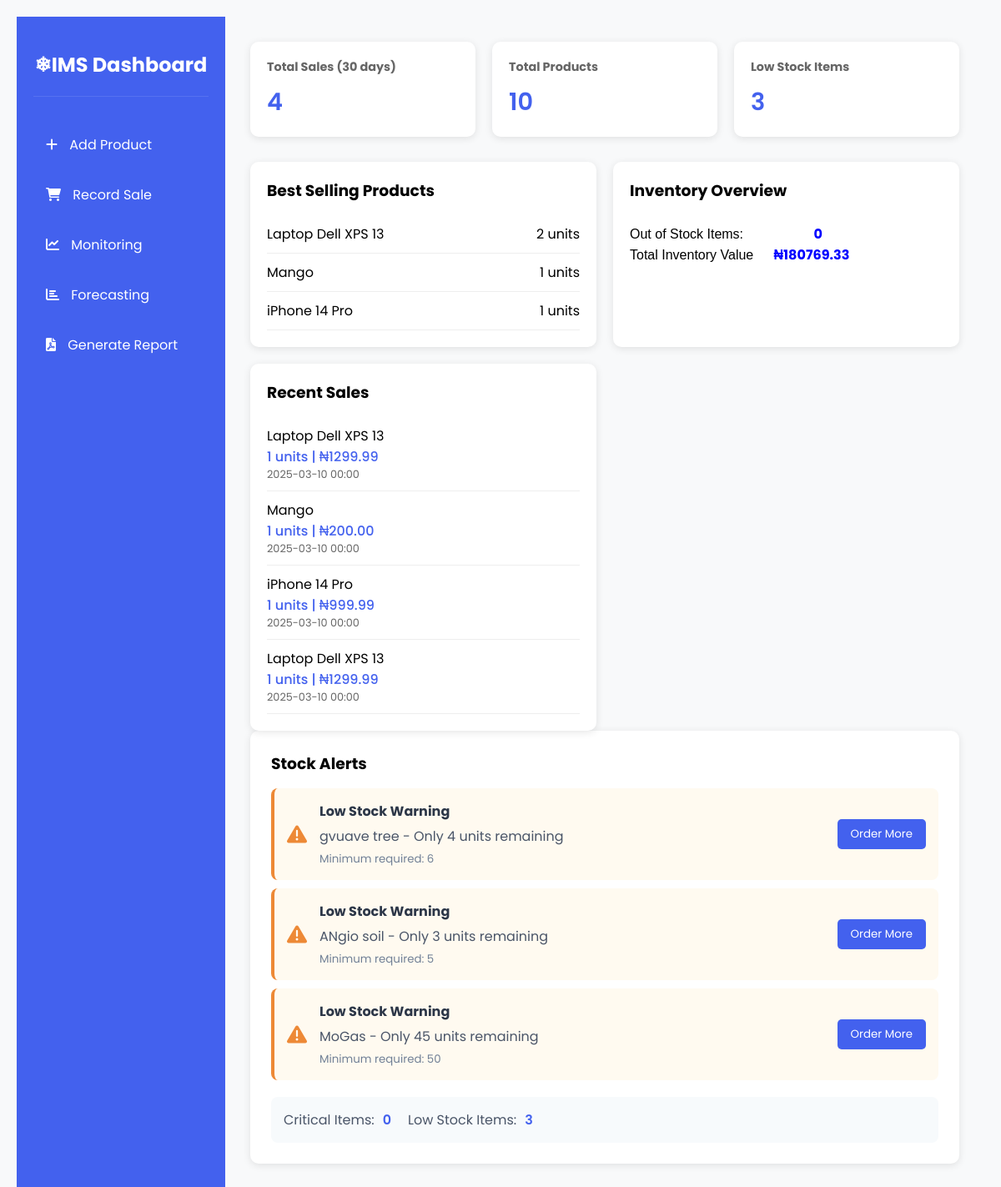
Page /dashboard on the earlier database version.
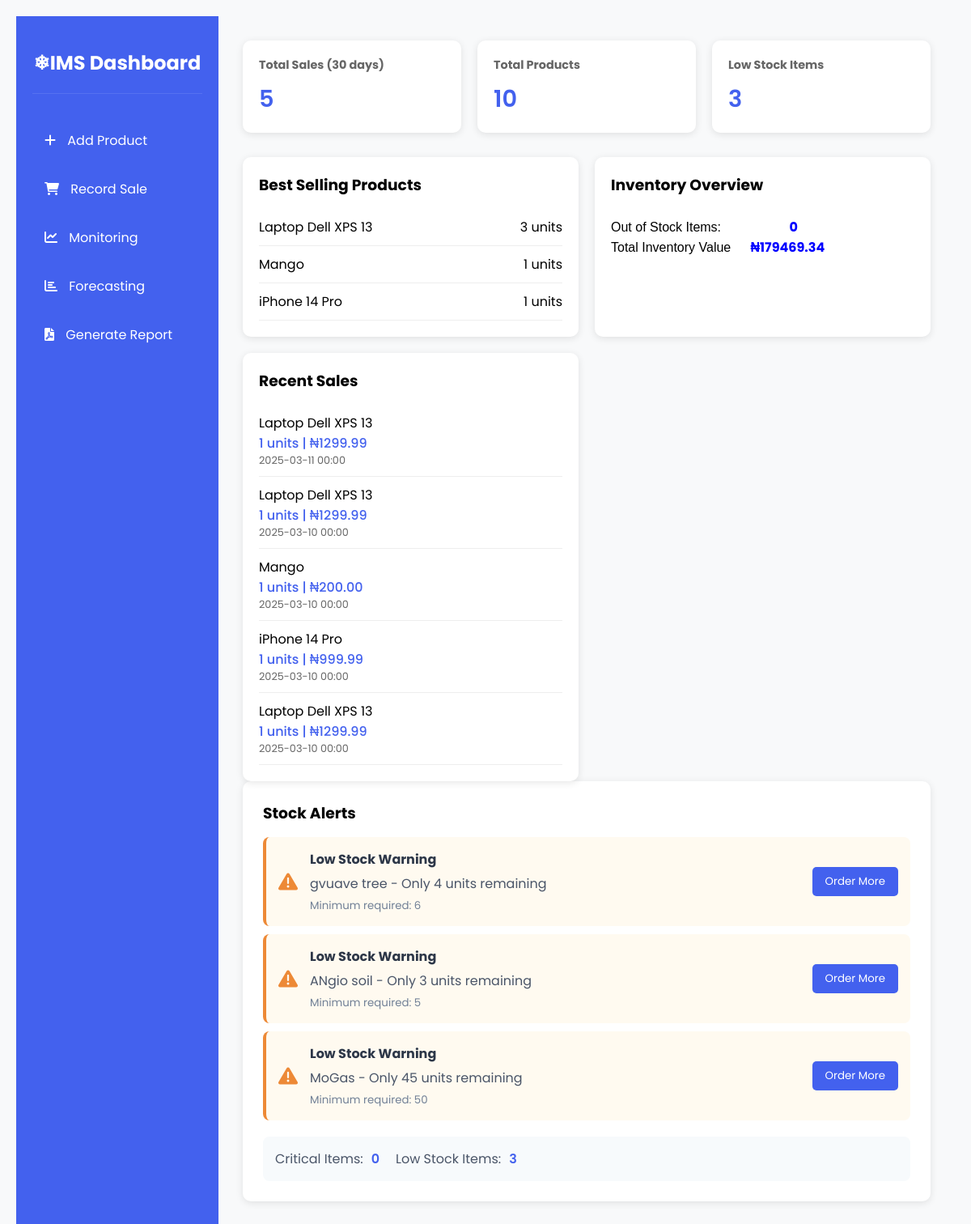
Same page on the later database version.
### app/models/product.py (models this page shows, shortened)
class Product(db.Model):
    id = db.Column(db.Integer, primary_key=True)
    name = db.Column(db.String(100), nullable=False)
    description = db.Column(db.String(500))
    current_stock = db.Column(db.Integer, default=0)
    minimum_stock = db.Column(db.Integer, default=10)
    unit_price = db.Column(db.Float, nullable=False)
    created_at = db.Column(db.DateTime, default=datetime.utcnow)

### app/models/sales.py (models this page shows, shortened)
class Sale(db.Model):
    id = db.Column(db.Integer, primary_key=True)
    product_id = db.Column(db.Integer, db.ForeignKey('product.id'), nullable=False)
    quantity = db.Column(db.Integer, nullable=False)
    customer_name = db.Column(db.String(100))
    sale_date = db.Column(db.Date, nullable=False, default=datetime.utcnow)
    unit_price = db.Column(db.Float, nullable=False)
    total_amount = db.Column(db.Float, nullable=False)
    status = db.Column(db.String(20), default='completed')
    created_at = db.Column(db.DateTime, default=datetime.utcnow)
    product = db.relationship('Product', backref=db.backref('sales', lazy=True))

### app/routes/main.py (the view)
@bp.route('/dashboard')
def dashboard():
    thirty_days_ago = datetime.utcnow() - timedelta(days=30)
    total_sales = db.session.query(func.sum(Sale.quantity)).filter(
        Sale.sale_date >= thirty_days_ago
    ).scalar() or 0
    best_selling_products = db.session.query(
        Product.name,
        func.sum(Sale.quantity).label('total_sold')
    ).join(Sale).group_by(Product.id).order_by(
        func.sum(Sale.quantity).desc()
    ).limit(5).all()
    out_of_stock = Product.query.filter(Product.current_stock == 0).count()
    total_inventory_value = db.session.query(
        func.sum(Product.current_stock * Product.unit_price)
    ).scalar() or 0
    recent_sales = db.session.query(
        Sale, Product
    ).join(Product).order_by(
        Sale.sale_date.desc()
    ).limit(5).all()
    products = Product.query.all()
    low_stock_products = Product.query.filter(
        Product.current_stock <= Product.minimum_stock
    ).all()
    total_revenue = db.session.query(
        func.sum(Sale.quantity * Product.unit_price)
    ).join(Product).scalar() or 0
    sales_trend = db.session.query(
        func.date(Sale.sale_date).label('sale_date'),
        func.sum(Sale.quantity).label('total')
    ).group_by(
        func.date(Sale.sale_date)
    ).order_by(
        func.date(Sale.sale_date)
    ).all()
    sales_data = {
        'labels': [str(sale.sale_date) for sale in sales_trend],
        'values': [float(sale.total) for sale in sales_trend]
    }
    stock_data = {
        'labels': [p.name for p in Product.query.all()],
        'values': [p.current_stock for p in Product.query.all()]
    }
    revenue_data = {
        'labels': [datetime.strptime(str(sale[0]), '%Y-%m-%d').strftime('%Y-%m-%d') for sale in sales_trend],
        'values': [float(sale[1]) for sale in sales_trend]
    }
    top_products = {
        'labels': [product[0] for product in best_selling_products],
        'values': [product[1] for product in best_selling_products]
    }
    return render_template('dashboard.html',
        total_sales=total_sales,
        products=products,
        low_stock_products=low_stock_products,
        total_revenue=total_revenue,
        best_selling_products=best_selling_products,
        out_of_stock=out_of_stock,
        total_inventory_value=total_inventory_value,
        recent_sales=recent_sales,
        sales_data=sales_data,
        stock_data=stock_data,
        revenue_data=revenue_data,
        top_products=top_products
    )

### app/templates/dashboard.html (shortened to what this page needs)
<!DOCTYPE html>
<html>
  <head>
    <link
      href="https://cdnjs.cloudflare.com/ajax/libs/font-awesome/6.0.0/css/all.min.css"
      rel="stylesheet"
    />
  </head>
  <body>
    <div class="dashboard-container">
      <div class="sidebar">
        <div class="sidebar-header">
          <h2>❄IMS Dashboard</h2>
        </div>
        <div class="nav-menu">
          <a href="{{ url_for('main.add_product') }}">
            <div class="nav-item"><i class="fas fa-plus"></i> Add Product</div>
          </a>
          <a href="{{ url_for('main.record_sale') }}">
            <div class="nav-item">
              <i class="fas fa-shopping-cart"></i> Record Sale
            </div>
          </a>
          <a href="{{ url_for('main.monitoring') }}">
            <div class="nav-item">
              <i class="fas fa-chart-line"></i> Monitoring
            </div>
          </a>
          <a href="{{ url_for('main.forecasting') }}">
            <div class="nav-item">
              <i class="fas fa-chart-bar"></i> Forecasting
            </div>
          </a>
          <a href="{{ url_for('main.generate_report') }}">
            <div class="nav-item">
              <i class="fas fa-file-pdf"></i> Generate Report
            </div>
          </a>
        </div>
      </div>
      <div class="main-content">
        <div class="stats-grid">
          <div class="stat-card">
            <h3>Total Sales (30 days)</h3>
            <div class="value">{{ total_sales }}</div>
          </div>
          <div class="stat-card">
            <h3>Total Products</h3>
            <div class="value">{{ products|length }}</div>
          </div>
          <div class="stat-card">
            <h3>Low Stock Items</h3>
            <div class="value">{{ low_stock_products|length }}</div>
          </div>
        </div>
        <div class="dashboard-grid">
          <div class="dashboard-card">
            <h3>Best Selling Products</h3>
            <div class="product-list">
              {% for product in best_selling_products %}
              <div class="product-item">
                <span class="product-name">{{ product[0] }}</span>
                <span class="product-sales">{{ product[1] }} units</span>
              </div>
              {% endfor %}
            </div>
          </div>
          <div class="dashboard-card">
            <h3>Inventory Overview</h3>
            <br />
            <div class="stat-item">
              <span
                style="
                  font-family: 'Lucida Sans', 'Lucida Sans Regular',
                    'Lucida Grande', 'Lucida Sans Unicode', Geneva, Verdana,
                    sans-serif;
                  font-weight: 500;
                "
                >Out of Stock Items:
              </span>
              <span
                class="value"
                style="margin-left: 80px; color: blue; font-weight: bold"
                ><strong>{{ out_of_stock }}</strong> <br
              /></span>
            </div>
            <div class="stat-item">
              <span
                style="
                  font-family: 'Lucida Sans', 'Lucida Sans Regular',
                    'Lucida Grande', 'Lucida Sans Unicode', Geneva, Verdana,
                    sans-serif;
                  font-weight: 500;
                "
                >Total Inventory Value</span
              >
              <span
                class="value"
                style="margin-left: 20px; color: blue; font-weight: bold"
                ><strong
                  >₦{{ "%.2f"|format(total_inventory_value) }}</strong
                ></span
              >
            </div>
          </div>
          <div class="dashboard-card">
            <h3>Recent Sales</h3>
            <div class="sales-list">
              {% for sale, product in recent_sales %}
              <div class="sale-item">
                <span class="product-name">{{ product.name }}</span>
                <span class="sale-details">
                  {{ sale.quantity }} units | ₦{{ "%.2f"|format(sale.quantity *
                  product.unit_price) }}
                </span>
                <span class="sale-date"
                  >{{ sale.sale_date.strftime('%Y-%m-%d %H:%M') }}</span
                >
              </div>
              {% endfor %}
            </div>
          </div>
        </div>
        <div class="alerts-section">
          <h3>Stock Alerts</h3>
          <div class="alerts-container">
            {% for product in products if product.current_stock <=
            product.minimum_stock and product.current_stock > 0 %}
            <div class="alert-item warning">
              <i class="fas fa-warning"></i>
              <div class="alert-content">
                <h4>Low Stock Warning</h4>
                <p>
                  {{ product.name }} - Only {{ product.current_stock }} units
                  remaining
                </p>
                <small>Minimum required: {{ product.minimum_stock }}</small>
              </div>
              <div class="alert-action">
                <button
                  onclick="location.href='{{ url_for('main.add_stock', product_id=product.id) }}'"
                  class="action-btn"
                >
                  Order More
                </button>
              </div>
            </div>
            {% endfor %}
            <div class="stock-summary">
              <div class="summary-item">
                <span class="label">Critical Items:</span>
                <span class="value"
                  >{{ products|selectattr('current_stock', 'equalto',
                  0)|list|length }}</span
                >
              </div>
              <div class="summary-item">
                <span class="label">Low Stock Items:</span>
                <span class="value">{{ low_stock_products|length }}</span>
              </div>
            </div>
          </div>
        </div>
        <div class="dashboard-charts">
        </div>
      </div>
    </div>
  </body>
</html>

### app/templates/dashboard.html (style rules this page uses)
* { margin: 0; padding: 0; box-sizing: border-box; font-family: "Poppins", sans-serif; }
:root { --primary-color: #4361ee; --secondary-color: #3f37c9; --accent-color: #4895ef; --warning-color: #f72585; --success-color: #4cc9f0; --light-bg: #f8f9fa; }
body { background-color: #f0f2f5; }
.dashboard-container { display: grid; grid-template-columns: 250px 1fr; min-height: 100vh; }
.sidebar { background: var(--primary-color); color: white; padding: 20px; }
.sidebar-header { padding: 20px 0; text-align: center; border-bottom: 1px solid rgba(255, 255, 255, 0.1); }
.nav-menu { margin-top: 30px; }
.nav-item { padding: 15px; margin: 5px 0; border-radius: 8px; transition: all 0.3s; }
.nav-item i { margin-right: 10px; }
.main-content { padding: 30px; }
.stats-grid { display: grid; grid-template-columns: repeat(auto-fit, minmax(250px, 1fr)); gap: 20px; margin-bottom: 30px; }
.stat-card { background: white; padding: 20px; border-radius: 10px; box-shadow: 0 2px 10px rgba(0, 0, 0, 0.1); }
.stat-card h3 { color: #666; font-size: 0.9em; margin-bottom: 10px; }
.stat-card .value { font-size: 1.8em; font-weight: 600; color: var(--primary-color); }
.alerts-section { background: white; padding: 20px; border-radius: 10px; box-shadow: 0 2px 10px rgba(0, 0, 0, 0.1); }
.alert-item { padding: 10px; margin: 5px 0; border-radius: 5px; }
.alert-item.warning { background: #fff3e6; border-left: 4px solid #ff9f1c; }
a { text-decoration: none; color: inherit; }
.dashboard-grid { display: grid; grid-template-columns: repeat(auto-fit, minmax(300px, 1fr)); gap: 20px; margin-top: 20px; }
.dashboard-card { background: white; padding: 20px; border-radius: 10px; box-shadow: 0 2px 10px rgba(0, 0, 0, 0.1); }
.product-list, .sales-list { margin-top: 15px; }
.product-item, .sale-item { display: flex; justify-content: space-between; padding: 10px 0; border-bottom: 1px solid #eee; }
.sale-item { flex-direction: column; }
.sale-details { color: var(--primary-color); font-weight: 500; }
.sale-date { font-size: 0.8em; color: #666; }
.alerts-section { background: white; padding: 25px; border-radius: 10px; box-shadow: 0 2px 10px rgba(0, 0, 0, 0.1); }
.alerts-container { margin-top: 15px; }
.alert-item { display: flex; align-items: center; padding: 15px; margin: 10px 0; border-radius: 8px; gap: 15px; }
.alert-item.warning { background: #fffaf0; border-left: 4px solid #ed8936; }
.alert-item i { font-size: 24px; color: #f56565; }
.alert-item.warning i { color: #ed8936; }
.alert-content { flex: 1; }
.alert-content h4 { margin-bottom: 5px; color: #2d3748; }
.alert-content p { color: #4a5568; margin: 0; }
.alert-content small { color: #718096; display: block; margin-top: 5px; }
.alert-action { margin-left: auto; }
.action-btn { padding: 8px 16px; border: none; border-radius: 5px; background: var(--primary-color); color: white; cursor: pointer; transition: all 0.3s; }
.stock-summary { margin-top: 20px; padding: 15px; background: #f7fafc; border-radius: 8px; display: flex; gap: 20px; }
.summary-item { display: flex; align-items: center; gap: 10px; }
.summary-item .label { color: #4a5568; }
.summary-item .value { font-weight: 600; color: var(--primary-color); }
.dashboard-container { padding: 20px; background: #f8f9fa; }

Differences in the rows shown:
changed Product "Laptop Dell XPS 13": product "2" → "3"
added Sale: name "Laptop Dell XPS 13", quantity "1", quantity.unit_price "1299.99", sale_date "2025-03-11 00:00"
Other differences:
{{ total_sales }}: "4" → "5"
{{ "%.2f"|format(total_inventory_value) }}: "180769.33" → "179469.34"
